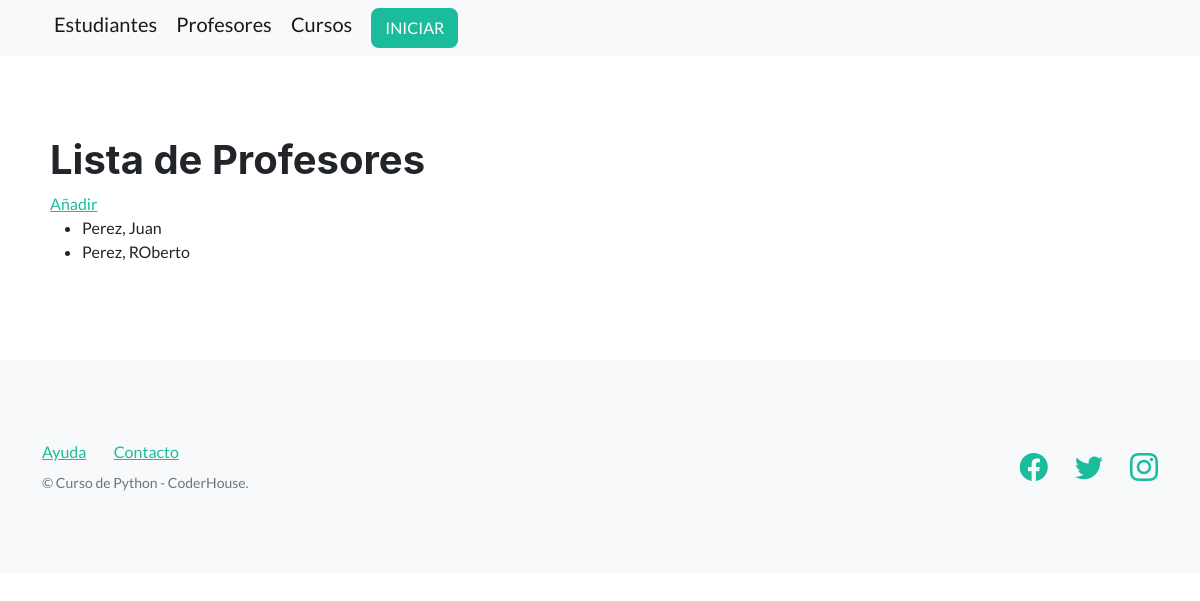
The app's page /profesores/, older data.
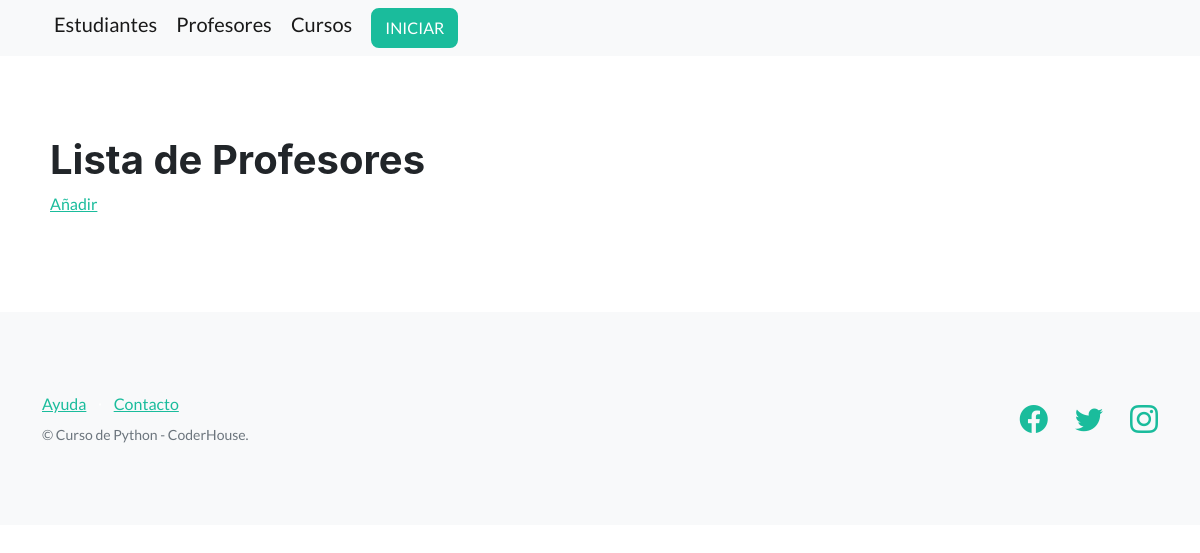
The same page, newer data.
### app1/models.py (models this page shows, shortened)
class Profesor(models.Model):
    nombre = models.CharField(max_length=256)
    apellido = models.CharField(max_length=256)
    email = models.EmailField()
    profesion = models.CharField(max_length=128)

### app1/views.py (the view)
# urls.py: path('profesores/', listar_profesores, name="listar_profesores"),
def listar_profesores(request):
    contexto = {
        'profesores': Profesor.objects.all()
    }
    return render(
        request=request,
        template_name='app1/lista_profesores.html',
        context=contexto,
    )

### app1/templates/app1/lista_profesores.html (shortened to what this page needs)
{% extends "app1/base.html" %}
{% block contenido %}
<h1>Lista de Profesores</h1>
<a href="{% url 'crear_profesor' %}">Añadir</a>
<ul>
{% for profesor in profesores %}
  <li>{{ profesor.apellido }}, {{ profesor.nombre }}</li>
{% endfor %}
</ul>
{% endblock contenido %}

Row changes from the older to the newer data that the page shows:
removed Profesor: apellido "Perez", nombre "Juan"
removed Profesor: apellido "Perez", nombre "ROberto"
